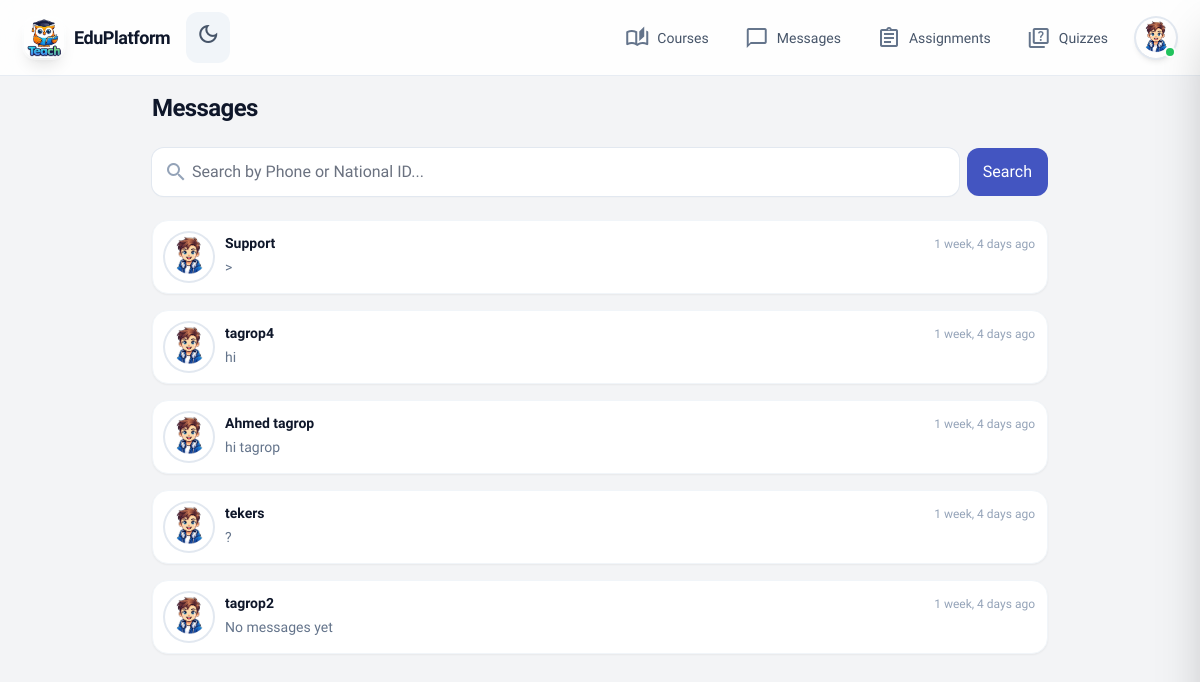
Page /messages/ (signed in) on the committed database.
### teach/models.py (models this page shows, shortened)
class Conversation(models.Model):
    user = models.ForeignKey(
        User,
        on_delete=models.CASCADE,
        related_name='user_conversations',
        to_field='national_id'
    )
    support = models.ForeignKey(
        User,
        on_delete=models.SET_NULL,
        related_name='support_conversations',
        to_field='national_id',
        null=True,
        blank=True
    )
    last_message = models.TextField(blank=True, default='')
    last_message_at = models.DateTimeField(null=True, blank=True)
    is_closed = models.BooleanField(default=False)
    created_at = models.DateTimeField(auto_now_add=True)
    class Meta:
        ordering = ['-last_message_at', '-created_at']

class User(AbstractBaseUser, PermissionsMixin):
    GENDER_CHOICES = [
        ('Male', 'Male'),
        ('Female', 'Female'),
    ]
    MODE_CHOICES = [
        ('Dark', 'Dark'),
        ('Light', 'Light'),
    ]
    GOVERNMENT_CHOICES = [
        ('Cairo', 'Cairo'),
        ('Alexandria', 'Alexandria'),
        ('Giza', 'Giza'),
        ('Shubra El Kheima', 'Shubra El Kheima'),
        ('Port Said', 'Port Said'),
        ('Suez', 'Suez'),
        ('Luxor', 'Luxor'),
        ('Aswan', 'Aswan'),
        ('Ismailia', 'Ismailia'),
        ('Faiyum', 'Faiyum'),
        ('Zagazig', 'Zagazig'),
        ('Damietta', 'Damietta'),
        ('Asyut', 'Asyut'),
        ('Minya', 'Minya'),
        ('Beni Suef', 'Beni Suef'),
        ('Qena', 'Qena'),
        ('Sohag', 'Sohag'),
        ('Hurghada', 'Hurghada'),
        ('Mansoura', 'Mansoura'),
        ('Tanta', 'Tanta'),
        ('Other', 'Other'),
    ]
    GRADE_CHOICES = [
        ('1', 'Grade 1'),
        ('2', 'Grade 2'),
        ('3', 'Grade 3'),
        ('4', 'Grade 4'),
        ('5', 'Grade 5'),
        ('6', 'Grade 6'),
        ('7', 'Grade 7'),
        ('8', 'Grade 8'),
        ('9', 'Grade 9'),
        ('10', 'Grade 10'),
        ('11', 'Grade 11'),
        ('12', 'Grade 12'),
    ]
    DIVISION_CHOICES = [
        ('Science', 'Science'),
        ('Mathematics', 'Mathematics'),
        ('Literature', 'Literature'),
    ]
    national_id = models.CharField(max_length=20, unique=True, primary_key=True)
    first_name = models.CharField(max_length=50)
    second_name = models.CharField(max_length=50, blank=True, default='')
    third_name = models.CharField(max_length=50, blank=True, default='')
    gender = models.CharField(max_length=10, choices=GENDER_CHOICES, blank=True, default='')
    phone_number = models.CharField(max_length=20, blank=True, default='')
    father_phone_number = models.CharField(max_length=20, blank=True, default='')
    school_name = models.CharField(max_length=120, blank=True, default='')
    parents_job = models.CharField(max_length=120, blank=True, default='')
    government = models.CharField(max_length=50, choices=GOVERNMENT_CHOICES, blank=True, default='')
    grade = models.CharField(max_length=10, choices=GRADE_CHOICES, blank=True, default='')
    division = models.CharField(max_length=20, choices=DIVISION_CHOICES, blank=True, default='')
    email = models.EmailField(unique=True)
    mode = models.CharField(max_length=10, choices=MODE_CHOICES, default='Light')
    is_staff = models.BooleanField(default=False)
    is_active = models.BooleanField(default=True)
    created_at = models.DateTimeField(auto_now_add=True)
    objects = CustomUserManager()
    USERNAME_FIELD = 'national_id'
    REQUIRED_FIELDS = ['email', 'first_name']
    class Meta:
        verbose_name = 'User'
        verbose_name_plural = 'Users'
    def get_full_name(self):
        return f"{self.first_name} {self.second_name} {self.third_name}".strip()
    def get_short_name(self):
        return self.first_name

### teach/views.py (the view)
# urls.py: path("messages/", views.messages_view, name="messages"),
@login_required
def messages_view(request):
    create_welcome_conversation_for_user(request.user)
    conversations = (
        Conversation.objects.filter(
            Q(user=request.user) | Q(support=request.user)
        )
        .select_related("user", "support")
        .order_by("-last_message_at", "-created_at")
    )
    conv_list = []
    for c in conversations:
        other = c.support if c.user_id == request.user.national_id else c.user
        unread = Message.objects.filter(
            conversation=c, receiver=request.user, is_read=False
        ).count()
        conv_list.append(
            {
                "conversation": c,
                "other": other,
                "unread_count": unread,
                "last_at": c.last_message_at or c.created_at,
            }
        )
    return render(
        request,
        "teach/messages/conversations.html",
        {"conversations": conv_list},
    )

### teach/context_processors.py (called while the page is built)
def unread_messages_count(request):
    if request.user.is_authenticated:
        count = Message.objects.filter(receiver=request.user, is_read=False).count()
        return {"unread_messages_count": count}
    return {"unread_messages_count": 0}

### teach/views.py (called while the page is built, shortened)
def create_welcome_conversation_for_user(new_user):
    if new_user.national_id == SUPPORT_NATIONAL_ID:
        return

### templates/teach/messages/conversations.html (shortened to what this page needs)
{% extends 'teach/base.html' %}
{% load static %}
{% block main_class %}px-4 py-4 pb-24 md:pb-8{% endblock %}
{% block content %}
<div class="max-w-4xl mx-auto">
  <div class="flex items-center justify-between mb-6">
    <h1 class="text-2xl font-bold tracking-tight">Messages</h1>
  </div>
  <div class="mb-6">
    <div class="relative flex gap-2">
      <input type="text" id="searchUserInput" placeholder="Search by Phone or National ID..."
        class="flex-1 bg-white dark:bg-slate-800 border-none rounded-xl pl-10 pr-4 py-3 shadow-sm focus:ring-2 focus:ring-primary ring-1 ring-slate-200 dark:ring-slate-700 transition-all outline-none">
      <button type="button" id="searchUserBtn" class="px-4 py-3 rounded-xl bg-primary text-white font-medium hover:bg-primary/90 transition shrink-0">
        Search
      </button>
    </div>
  </div>
  <div class="space-y-4" id="conversationsList">
    {% if conversations %}
      {% for item in conversations %}
      <a href="{% url 'chat_detail' item.conversation.id %}"
        class="flex items-start gap-3 p-3 rounded-2xl bg-white dark:bg-slate-800 shadow-sm border border-slate-100 dark:border-slate-700 hover:bg-slate-50 dark:hover:bg-slate-700/50 transition-colors">
        <div class="relative shrink-0">
          <img
            src="{% if item.other.gender == 'Female' %}{% static 'teach/img/female-avatar.png' %}{% else %}{% static 'teach/img/male-avatar.png' %}{% endif %}"
            alt="{{ item.other.get_full_name }}"
            class="w-12 h-12 rounded-full object-cover ring-2 ring-slate-200 dark:ring-slate-600">
        </div>
        <div class="flex-1 min-w-0">
          <div class="flex justify-between items-baseline mb-1">
            <h3 class="font-bold text-sm truncate">{{ item.other.get_full_name|default:item.other.get_short_name|default:item.other.national_id }}</h3>
            <span class="text-xs text-slate-400 shrink-0 ml-2">{{ item.last_at|timesince }} ago</span>
          </div>
          <p class="text-sm text-slate-500 dark:text-slate-400 truncate">
            {% if item.conversation.last_message %}{{ item.conversation.last_message }}{% else %}No messages yet{% endif %}
          </p>
        </div>
      </a>
      {% endfor %}
    {% endif %}
  </div>
</div>
{% endblock %}

### static/teach/css/style.css (style rules this page uses)
body { font-family: "Lexend", "Inter", sans-serif; -webkit-tap-highlight-color: transparent; min-height: max(884px, 100dvh); }

### rows in the picture
Conversation: other.get_full_name "Support", last_at "1 week, 4 days", conversation.last_message ">"
Conversation: other.get_full_name "tagrop4", last_at "1 week, 4 days", conversation.last_message "hi"
Conversation: other.get_full_name "Ahmed tagrop", last_at "1 week, 4 days", conversation.last_message "hi tagrop"
Conversation: other.get_full_name "tekers", last_at "1 week, 4 days", conversation.last_message "?"
Conversation: other.get_full_name "tagrop2", last_at "1 week, 4 days", last_message "No messages yet"
